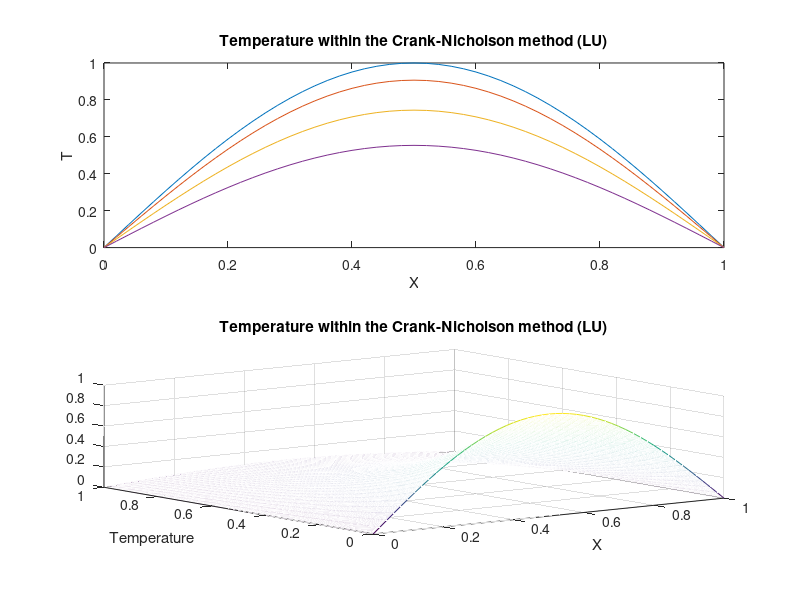

Write MATLAB code to recreate this figure.
clear; clc; close all;

% Heat diffusion with Crank-Nicholson Method by using the LU decomposition

L = 1;  % length of the wire
T = 1;  % final time

K = 2500;  % the number of time steps
dt = T/K; n = 50;  % the number of space steps
dx = L/n; cond = 1/4.;  % conductivity
b = cond*dt/(dx*dx); 

% Initial temperature of the wire : a sinus.
for i = 1:n+1
    x(i) =(i-1)*dx;
    v(i, 1) =sin(pi*x(i));
end

% Temperature at the boundary (T=0)
for k=1:K+1
    v(1, k) = 0.;
    v(n+1, k) = 0.;
    t(k) = (k-1)*dt;
end

% Defining the Matrices M_right and M_left in the method
aal(1:n-2) = -b;
bbl(1:n-1) = 2.+2.*b;
ccl(1:n-2) = -b;
MMl = diag(bbl,0)+diag(aal,-1)+diag(ccl,1);

[L,U] = lu(MMl); % LU decomposition
aar(1:n-2) = b;
bbr(1:n-1) = 2.-2.*b;
ccr(1:n-2) = b;
MMr = diag(bbr,0)+diag(aar,-1)+diag(ccr,1);

% Implementation of the LU decomposition within the Crank-Nicholson method
for k = 2:K  % time Loop
    vv = v(2 : n, k-1);
    qq = MMr*vv;
    w(1) = qq(1);
    for j = 2:n-1
        w(j) = qq(j)-L(j, j-1)*w(j-1);
    end

    v(n, k) = w(n-1)/U(n-1, n-1);
    for i = n-1:-1:2
        v(i, k) = (w(i-1)-U(i-1, i)*v(i+1, k))/U(i-1, i-1);
    end
end

% the temperature at different selected times
subplot(2,1,1)
plot(x, v(:, 1), '-', x, v(:, 100), '-', x, v(:, 300), '-', x, v(:, 600), '-')
title('Temperature within the Crank-Nicholson method (LU)')
xlabel('X'); ylabel('T');
subplot(2,1,2)
mesh(x, t, v')
title('Temperature within the Crank-Nicholson method (LU)')
xlabel('X'); ylabel('Temperature');